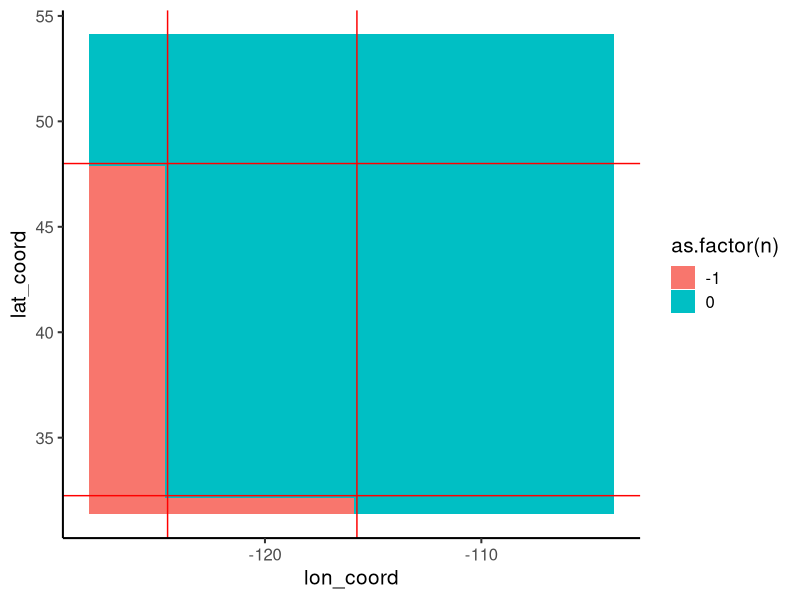

This figure's R source: (Note: this script raises an error after producing the figure.)
library(tidyverse)

lats <- seq(31.5,54,0.25)
lons <- seq(-128,-104,0.25)

ll_grid <- data.frame(expand.grid(lats,lons))
colnames(ll_grid) <- c("lat_coord","lon_coord")

ll_grid <- merge(ll_grid, data.frame(plt = 1:5))

ll_grid$n <- 0

ll_grid <- ll_grid %>% mutate(n = ifelse(lat_coord < 48 & lon_coord < -124.5 ,-1,n))
ll_grid <- ll_grid %>% mutate(n = ifelse(lat_coord < 32.25 & lon_coord < -115.75 ,-1,n))

ll_grid %>% ggplot() + aes(x = lon_coord, y = lat_coord, fill = as.factor(n)) + geom_tile() + 
  theme_classic(base_size = 15) +
  geom_hline(yintercept = 48, color = 'red') + 
  geom_vline(xintercept = -124.5, color = 'red') +
  geom_hline(yintercept = 32.25, color = 'red') + 
  geom_vline(xintercept = -115.75, color = 'red')

ll_grid <- ll_grid %>% filter(n == 0)

ll_grid$lat_push <- runif(n = dim(ll_grid)[1], min = -0.125, max = 0.125)
ll_grid$lon_push <- runif(n = dim(ll_grid)[1], min = -0.125, max = 0.125)

ll_grid <- ll_grid %>% mutate(lat = lat_coord + lat_push, 
                              lon = lon_coord + lon_push) %>% mutate(j = 1:length(lat_push))
ll_grid$manual_id <- ll_grid$j + 10000

write_csv(ll_grid,"data/nearby_coords_all.csv")
